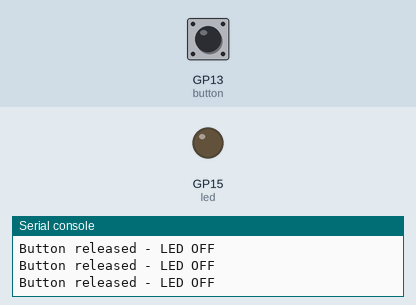
This program was run on a simulated Raspberry Pi Pico running CircuitPython. On the bench: output pins drawn as LEDs (lit = HIGH), the last lines printed to the serial console. The test bench sets the inputs (shaded band); at power-on: GP13 (button) HIGH.

Above: at 1.2 s.
1.3 s: GP13 (button) pulled LOW for 0.15 s
At 1.4 s:
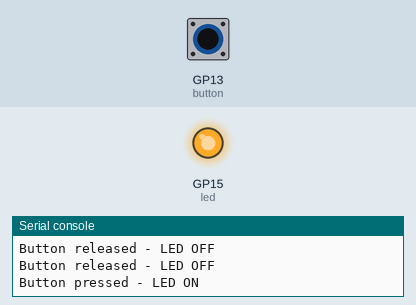
3.0 s: GP13 (button) pulled LOW for 3.2 s
At 6.9 s:
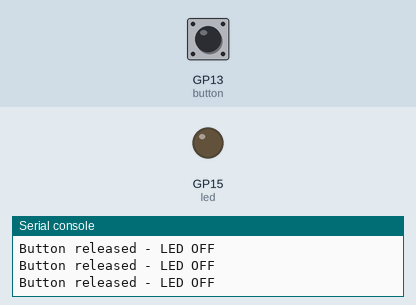
Timing chart, 0 to 8.4 s (numbered marks = the images above; inputs shaded):
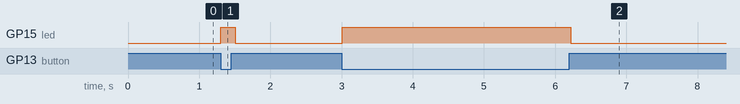

Measured:
- after the input at 1.3 s, GP15 (led): LOW → HIGH at once, → LOW 0.20 s later
- after the input at 3.0 s, GP15 (led): LOW → HIGH at once, → LOW 3.2 s later

The program:

code.py
```python
import board
import digitalio
import time

# Set up the button on GP13 with Pull-UP
button = digitalio.DigitalInOut(board.GP13)
button.switch_to_input(pull=digitalio.Pull.UP)

# Set up the LED on GP15 as output
led = digitalio.DigitalInOut(board.GP15)
led.direction = digitalio.Direction.OUTPUT

while True:
    if not button.value:  # Button is pressed (LOW)
        led.value = True  # Turn on LED
        print("Button pressed - LED ON")
    else:
        led.value = False  # Turn off LED
        print("Button released - LED OFF")

    time.sleep(0.1)
```
